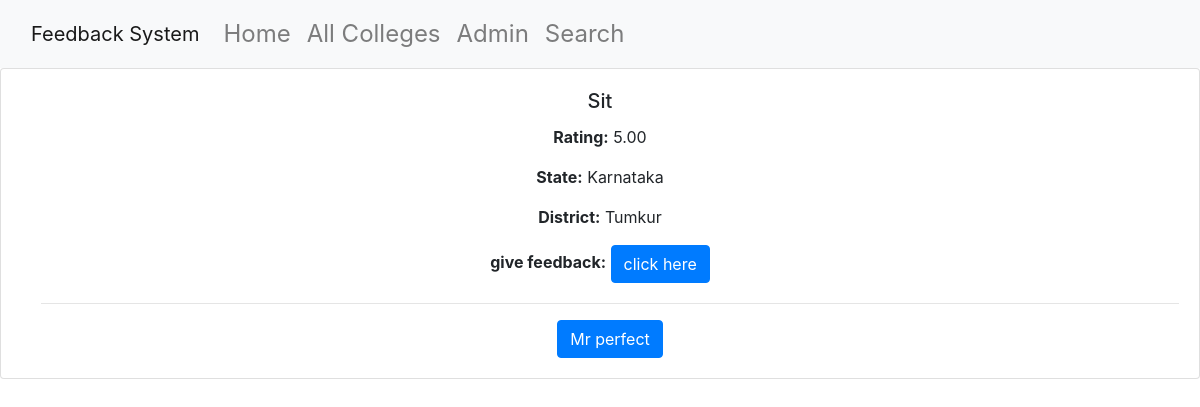
The page /catalog/college/1 on the database as committed earlier.
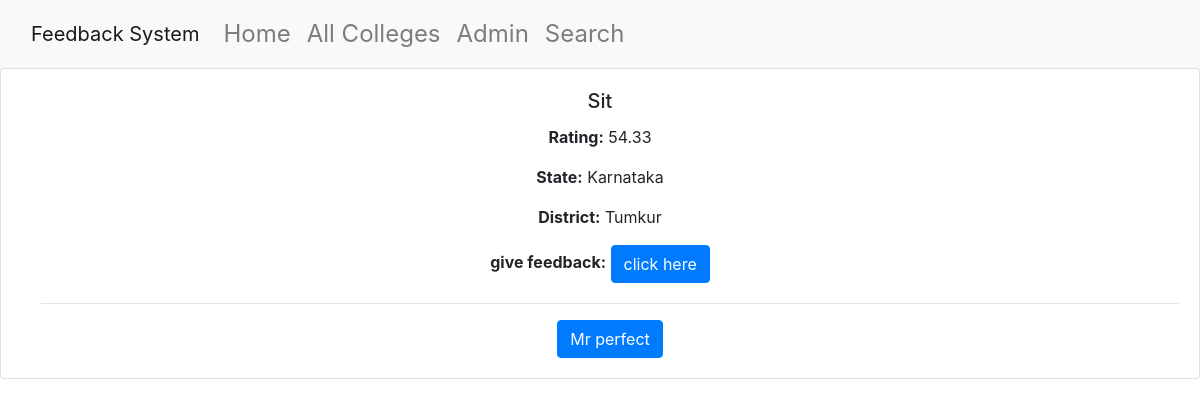
The same page on the database as committed later.
### catalog/models.py (models this page shows, shortened)
class College(models.Model):
    name=models.CharField(max_length=100)
    rating=models.DecimalField(max_digits=5, decimal_places=2)
    district=models.CharField(max_length=100)
    state=models.CharField(max_length=100)
    student_passing_percentage=models.DecimalField(max_digits=5, decimal_places=2,null=True)
    percentage_of_student_above_60=models.DecimalField(max_digits=5, decimal_places=2,null=True)

class Lecturer(models.Model):
    name=models.CharField(max_length=100)
    college=models.ForeignKey('College',on_delete=models.CASCADE,null=True)
    qualification=models.TextField(max_length=1000,help_text='Enter the qualification of lecturer')
    rating=models.DecimalField(max_digits=5, decimal_places=2)
    district=models.CharField(max_length=100)
    state=models.CharField(max_length=100)
    department=models.CharField(max_length=100)
    email=models.CharField(max_length=100)
    student_passing_percentage=models.DecimalField(max_digits=5, decimal_places=2,null=True)
    percentage_of_student_above_60=models.DecimalField(max_digits=5, decimal_places=2,null=True)
    def get_absolute_url(self):
        return reverse('lecturer-detail',args=[str(self.id)])

### catalog/views.py (the view)
# urls.py: path('college/<int:pk>',views.CollegeDetailView.as_view(),name='college-detail'),
class CollegeDetailView(generic.DetailView):
    model= College

### catalog/templates/catalog/college_detail.html (shortened to what this page needs)
{% extends "base_generic.html" %}
{% block content %}
<div class="card-body">
  <h5 class="card-title">{{ college.name }}</h5>
  <p><strong>Rating:</strong> {{ college.rating }}</p>
  <p><strong>State:</strong> {{ college.state }}</p>
  <p><strong>District:</strong> {{ college.district }}</p>
  <p><strong>give feedback:</strong> <a class="btn btn-primary" href="{% url 'feedback-to-college' pk=college.id %}">click here</a></p>
  <div style="margin-left:20px;margin-top:20px">
    {% for lecturer in college.lecturer_set.all %}
        <hr>
        <a class="btn btn-primary" href="{{ lecturer.get_absolute_url }}">{{ lecturer.name }}</a>
    {% endfor %}
  </div>
{% endblock %}

### catalog/templates/base_generic.html (shortened to what this page needs)
<!DOCTYPE html>
<html lang="en">
<head>
  <link rel="stylesheet" href="https://maxcdn.bootstrapcdn.com/bootstrap/4.0.0/css/bootstrap.min.css">
  {% load static %}
  <link rel="stylesheet" type="text/css" href="{% static 'css/styles.css' %}">
</head>
<body>
  {% block navbar %}
  <nav class="navbar navbar-expand-lg navbar-light bg-light">
    <div class="container-fluid custom-font-navbar">
        <a class="navbar-brand" href="">Feedback System</a>
          <ul class="navbar-nav mr-auto">
            <li class="nav-item"><a class="nav-link" href="{% url 'index' %}">Home</a></li>
            <li class="nav-item"><a class="nav-link" href="{% url 'colleges' %}">All Colleges</a></li>
            <li class="nav-item"><a class="nav-link" href="http://localhost:8000/admin/">Admin</a></li>
            <li class="nav-item"><a class="nav-link" href="{% url 'filter' %}">Search</a></li>
          </ul>
    </div>
  </nav>
  {% endblock %}
      <div class="card">{% block content %}{% endblock %}
</body>
</html>

### catalog/static/css/styles.css (style rules this page uses)
.card { text-align: center; height:100%; }
.custom-font-navbar { color: black; font-style: bold; font-size: 1.5em; }

Rows that differ between the two databases and show on the page:
changed College "Sit": rating "5.00" → "54.33"
